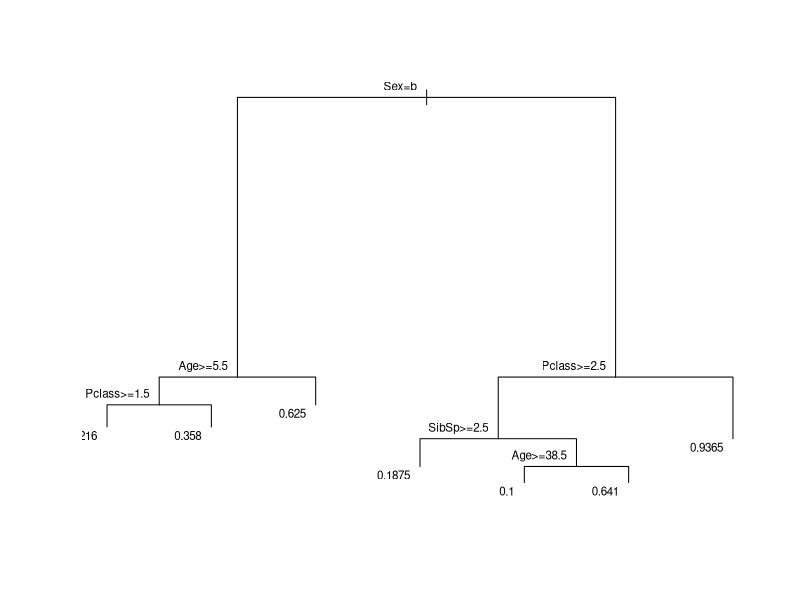

Recreate this plot in R. (Note: this script raises an error after producing the figure.)
################
# Cadreon Data Analyst Application
# R Task

my.titanic = read.csv("titanic.csv")
my.predict = read.csv("predict.csv")

# Given the titanic.csv and predict.csv datasets:
# 1.	Using the titainc.csv dataset, create two partitions: train with 70% of the total records and test with the remaining 30%.

samp = sample(1:891,size = 891*0.7)


train = my.titanic[samp,]
test = my.titanic[-samp,]

# 2.	Before training a model, perform any variable transformation if necessary and briefly explain why.

# Data cleaning needs to be performed to remove any errors and missing values. Factor values and strings may also need to be converted to numerical values in order to be used in the modelling.

str(my.titanic)

# The variable Age contains non-numeric values, which need to be corrected if the data is to be used in the model. In this case, I will set all NA values to the median age.

my.titanic$Age[is.na(my.titanic$Age)] = median(my.titanic$Age, na.rm = TRUE)


# Sex of passengers is a factor. In order to perform modelling on sex as a feature, this need to be converted to a number, 1 = Female, 2 = Male

my.titanic$Sex <- as.numeric(my.titanic$Sex)

# Embarked is also a factor, we convert 1 = "", 2 = "C", 3 = "Q", 4 = "S"

my.titanic$Embarked = as.numeric(my.titanic$Embarked)

# Split cleaned data into train and test
# train = my.titanic[samp,]
# test = my.titanic[-samp,]


# 3.	Use the package rpart to train a decision tree model on the train partition, using the column "Survived" as the outcome.


# Recursive Partitioning and Regression Trees
library(rpart)

fit = rpart(Survived ~ Pclass + Sex + Age + SibSp + Parch + Embarked, data=train)

# fit = rpart(Survived ~ Pclass + Sex + Age, data=train)

# You can plot the regression tree using the following commands
plot(fit)
text(fit, cex = 0.7,pos = 2)


# 4.	After training the model, report the importance of each variable.

# The R command summary(fit) returns a number of details of the rpart model. The importance of each variable can be shown in the following component

fit$variable.importance

# Variable importance
#       Sex    Pclass       Age     Parch  Embarked     SibSp 
# 44.896279 13.815703  6.984766  3.577126  2.652066  1.328989

# Sex appears to be the most important variable in the model, followed by Pclass and Age

# 5.	Now, test the model on the test partition.

# Use the predict function to test the model on the test data

pre = predict(fit,newdata = test)

# predict comes back with the probability value of predictions, so we need to convert this into a survived/not survived value as follows:

pre =ifelse(pre<0.5, 0, 1)

# We can do an initial summary of results in the following tables

table(pre)
#   0   1 
# 209  59 
table(test$Survived)
#   0   1 
# 180  88 

# 6.	After testing the model report the overall model accuracy and misclassification rates using a confusion matrix.

# The confusion matrix displays a cross-tabulation of predicted and actual values

library(caret)

temp = confusionMatrix(reference = test$Survived,data = pre)
temp$table
#           Reference
# Prediction   0   1
#          0 173  36
#          1   7  52

# From this table we can see that 209 passengers are predicted to die, and 59 to survive.
# However, the test data shows that 180 die, and 88 survive, with 43 passengers misclassified as
# either false positive or false negative.

misclassified = (pre != test$Survived)
sum(misclassified)
# [1] 43

misclassError = mean(misclassified)
print(paste(("Accuracy = "), 1-misclassError))

# [1] "Accuracy =  0.83955223880597"

# 7.	Use your model to predict the survival of passengers in the predict.csv dataset (score the file) and save your results in the same file.

# We also have to remove NA values and convert factors into numeric variables for the predict.csv data

my.predict$Age[is.na(my.predict$Age)] = median(my.predict$Age, na.rm = TRUE)
my.predict$Sex = as.numeric(my.predict$Sex)
my.predict$Embarked = as.numeric(my.predict$Embarked)

# Run the prediction on the data, and adjust the resulting probabilities into 0 and 1 values

finalpre = predict(fit,newdata = my.predict)
PredSurvived = ifelse(finalpre<0.5, 0, 1)

table(PredSurvived)
# PredSurvived
#   0   1 
# 185 115 

# We can then add the results to the predict data and write it into a .csv file

my.predict = cbind(my.predict,PredSurvived)

write.csv(my.predict, "MyPredictions.csv", row.names = FALSE)

# 8.	Upload your code to a public repository (Github is recommended) and share the project link.
